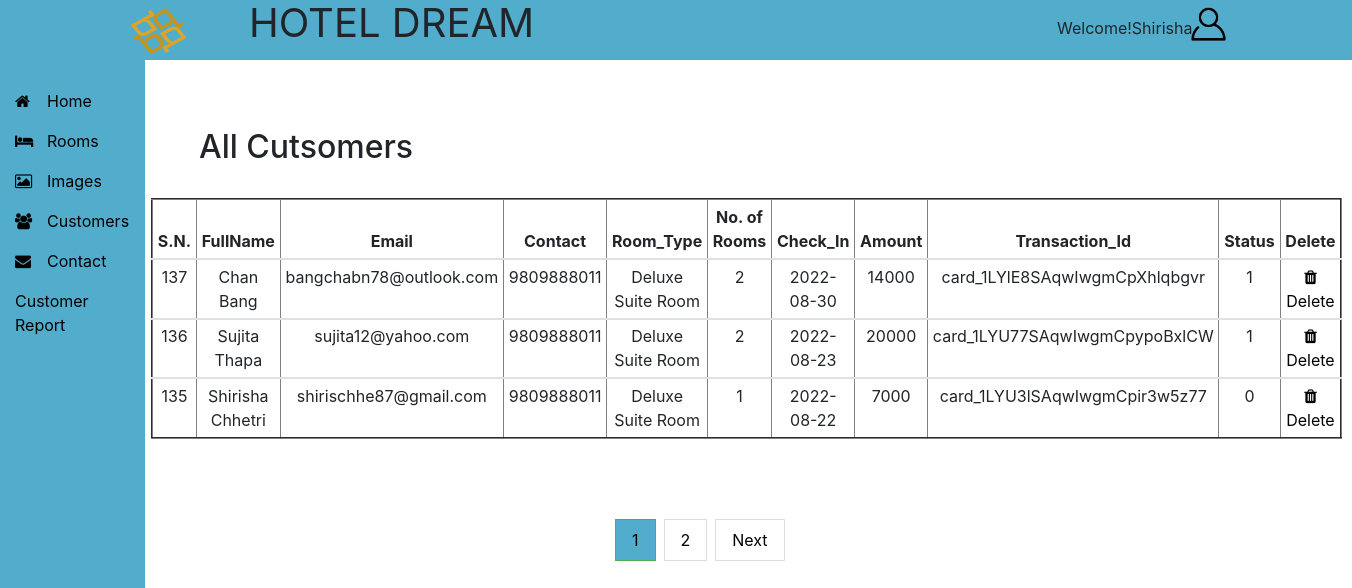
/Admin/allcustomers/customer.php (signed in), run on the app's committed database.
### tables this page shows
CREATE TABLE `reservations` (
  `RES_ID` int(11) NOT NULL,
  `CUSTOMER_ID` int(11) NOT NULL,
  `CONTACT` bigint(10) NOT NULL,
  `ADDRESS` varchar(20) NOT NULL,
  `GENDER` varchar(10) NOT NULL,
  `DOB` date NOT NULL,
  `ROOM_ID` int(11) NOT NULL,
  `NUMBER_OF_ROOMS` int(30) NOT NULL,
  `CHECK_IN` date NOT NULL,
  `PAID_AMOUNT` bigint(20) NOT NULL,
  `TRANSACTION_ID` varchar(50) NOT NULL,
  `RESERVED_DATE` date NOT NULL,
  `STATUS` int(11) NOT NULL COMMENT '1=reserved,\r\n2=cancelled/checked_out'
);

CREATE TABLE `customers` (
  `CUS_ID` int(11) NOT NULL,
  `FIRSTNAME` varchar(20) DEFAULT NULL,
  `LASTNAME` varchar(20) DEFAULT NULL,
  `USERNAME` varchar(20) DEFAULT NULL,
  `PASSWORD` varchar(100) DEFAULT NULL,
  `EMAIL` varchar(30) DEFAULT NULL
);

CREATE TABLE `rooms` (
  `ROOM_ID` int(20) NOT NULL,
  `ROOM_TYPE` varchar(30) NOT NULL,
  `PRICE` bigint(20) NOT NULL,
  `TOTAL_ROOM` int(11) NOT NULL,
  `DESCRIPTION` varchar(200) NOT NULL,
  `IMAGE1` varchar(300) NOT NULL,
  `IMAGE2` varchar(300) NOT NULL,
  `reg_date` timestamp NOT NULL DEFAULT current_timestamp() ON UPDATE current_timestamp()
);

### Admin/allcustomers/customer.php (the view, shortened to what this page needs)
<?php
	require "dashboard.php";?>
<!DOCTYPE html>
<html>
<head>
</head>
<body>
	<div id="sec">
	<div class="main1">
	<div class="row my-4">
		<div class="col-md-4">
			<h2 class="ml-5">All Cutsomers</h2>
		</div>
	</div>
		<table class="table table-sm" border="2">
  	<thead>
    <tr>
      <th>S.N.</th>
			<th scope="col">FullName</th>
			<th scope="col">Email</th>
			<th scope="col">Contact</th>
			<th scope="col">Room_Type</th>
			<th scope="col">No. of Rooms</th>
			<th scope="col">Check_In</th>
			<th scope="col">Amount</th>
			<th scope="col">Transaction_Id</th>
			<th scope="col">Status	</th>
			<th scope="col">Delete</th>
    </tr>
  </thead>
	<?php
        $conn = new mysqli("localhost","root","","hotelsystem");
        $limit = 3;
     	if (isset($_GET['page'])) {
     		$page = $_GET['page'];
     	}
     	else{
     		$page = 1;
     	}
        $offset = ($page-1) * $limit;
         $sql = "SELECT CONCAT(c.firstname,' ',c.lastname) AS name, c.email, r.* ,ro.room_type, ro.	price
          FROM customers c
          INNER JOIN reservations r
          ON c.cus_id = r.customer_id
          INNER JOIN rooms ro
          ON r.room_id = ro.room_id
          ORDER BY r.res_id DESC
          LIMIT {$offset},{$limit}";
        $result = $conn->query($sql);
        if ($result !== false && $result->num_rows > 0) {
        while($row = $result->fetch_assoc()) {?>
    <tbody>
			<tr>
			 <td class="td"><?php echo $row['RES_ID'];?></td>
			 <td class="td"><?php echo $row['name']; ?></td>
			 <td class="td"><?php echo $row['email']; ?></td>
			 <td class="td"><?php echo $row['CONTACT']; ?></td>
			 <td class="td"><?php echo $row['room_type']; ?></td>
			 <td class="td"><?php echo $row['NUMBER_OF_ROOMS']; ?></td>
			 <td class="td"><?php echo $row['CHECK_IN']; ?></td>
			 <td class="td"><?php echo $row['PAID_AMOUNT']; ?></td>
			 <td class="td"><?php echo $row['TRANSACTION_ID']; ?></td>
			 <td class="td"><?php echo $row['STATUS']; ?></td>
			 <td class="td"><a href="delete.php?reservationdelete=<?php echo
			 $row["RES_ID"]?>"><i class="fa fa-fw fa-trash"></i> Delete</a>
			 </td>
			</tr>
		</tbody>
					<?php
							}
						}
				?>
	</table>
		<?php
			$sql1 = "SELECT * FROM reservations";
			$result1 = mysqli_query($conn,$sql1) or die("error");
			if (mysqli_num_rows($result1)>0) {
				$total_records = mysqli_num_rows($result1);
				$total_page = ceil($total_records/$limit);
				echo '<ul class="pagination">';
				for ($i=1; $i <=$total_page; $i++) {
					if ($i == $page) {
						$active = "active";
					}
					else{
						$active = "";
					}
					echo '<li class="'.$active.'"><a href="customer.php?page='.$i.'">'.$i.'</a></li>';
				}
				if ($total_page>$page) {
					echo '<li><a href="customer.php?page='.($page + 1).'">Next</a></li>';
				}
				echo '</ul>';
			}
	      ?>
		</div>
	</div>
</body>
</html>

### Admin/allcustomers/dashboard.php (shortened to what this page needs)
<!DOCTYPE html>
<html>
<head>
  <link rel="stylesheet" href="../../bootstrap/bootstrap.min.css">
    <link rel="stylesheet" type="text/css" href="../../fontawesome/font-awesome.min.css">
   <link rel="stylesheet" type="text/css" href="../css/dash.css">
</head>
<body>
    <div id="sec2" class="position-fixed">
      <div class="container">
        <div class="row">
          <div class="col-md-9">
            <img src="../../image/logos.png" class="image1">
          <p class="name"> HOTEL DREAM</p>
          </div>
            <div class="col-md-3 my-3 echo">
                  <?php
                    if(isset($_SESSION['user'])){
                      echo "Welcome!".$_SESSION['user'];
                      echo '<div>
                        <img src="../../image/human.png" class="dropbtn" onclick="myFunction()">
                          <div class="dropdown-content" id="myDropdown">
                            <a href="../logout.php">Logout</a>
                          </div>
                        </div>';
                    }
                    else{
                      header('location: http://localhost/HOTEL/Admin/login.php');
                    }
                   ?>
                </div>
              </div>
            </div>
           </div>
           <div id="sec3">
            <div class="container">
              <div class="row">
            <div class="col-md-3">
           <div class="sidenav">
            <a href="../home.php"><i class="fa fa-fw fa-home"></i>Home</a>
            <a href="../allrooms/user.php"><i class="fa fa-fw fa-bed"></i>Rooms</a>
            <a href="../allimages/image.php"><i class="fa fa-fw fa-image"></i>Images</a>
             <a href="customer.php"><i class="fa fa-fw fa-users"></i>Customers</a>
            <a href="../contact.php"><i class="fa fa-fw fa-envelope"></i>Contact</a>
            <a href="detail.php">Customer Report</a>
        </div>
        </div>
      </div>
    </div>
  </div>
</body>
</html>

### Admin/css/dash.css (style rules this page uses)
a { color: black !important; }
#sec2 { background-color: #52accc; height:60px; width: 100%; z-index: 1000; }
.image1 { height:63px; width:76px; margin-bottom:50px; }
.name { font-size: 40px; margin-top: -7.5pc; margin-left:8pc; }
.echo { padding-left:6pc; }
.dropbtn { padding:4px; width:27%; margin:-3pc 1px 13px 8pc; cursor: pointer; }
.sidenav { height: 100%; width: 145px; position: fixed; z-index: 1; top:60px; left: 0; background-color: #52accc; overflow-x: hidden; padding-top: 20px; }
.sidenav a { padding: 9px 8px 7px 15px; display: block; background: none; width: 100%; text-align: left; }
.sidenav i { padding-right: 2pc; }
.main1 { margin-left:135px; padding-left: 1pc; padding-right: 1pc; margin-top: 8pc; }
.td { padding:0pc 2pc 0pc 2pc; }
table { text-align: center; }
ul.pagination { display: inline-block; padding: 0; margin: 4pc 0pc 0pc 29pc; }
ul.pagination li { display: inline; }
ul.pagination li a { color: black; float: left; margin-right:8px; padding: 8px 16px; text-decoration: none; transition: background-color .3s; border: 1px solid #ddd; }
ul.pagination li.active a { background-color: #52accc; border: 1px solid #4CAF50; }
.table { text-align: center; width:100%; }

### data on the page
reservations: RES_ID "137", name "Chan Bang", CUSTOMER_ID.EMAIL "bangchabn78@outlook.com", CONTACT "9809888011", ROOM_ID.ROOM_TYPE "Deluxe Suite Room", NUMBER_OF_ROOMS "2", CHECK_IN "2022-08-30", PAID_AMOUNT "14000", TRANSACTION_ID "card_1LYlE8SAqwIwgmCpXhlqbgvr", STATUS "1"
reservations: RES_ID "136", name "Sujita Thapa", CUSTOMER_ID.EMAIL "sujita12@yahoo.com", CONTACT "9809888011", ROOM_ID.ROOM_TYPE "Deluxe Suite Room", NUMBER_OF_ROOMS "2", CHECK_IN "2022-08-23", PAID_AMOUNT "20000", TRANSACTION_ID "card_1LYU77SAqwIwgmCpypoBxlCW", STATUS "1"
reservations: RES_ID "135", name "Shirisha Chhetri", CUSTOMER_ID.EMAIL "shirischhe87@gmail.com", CONTACT "9809888011", ROOM_ID.ROOM_TYPE "Deluxe Suite Room", NUMBER_OF_ROOMS "1", CHECK_IN "2022-08-22", PAID_AMOUNT "7000", TRANSACTION_ID "card_1LYU3lSAqwIwgmCpir3w5z77", STATUS "0"

### other printed values
$_SESSION['user'] "Shirisha"
